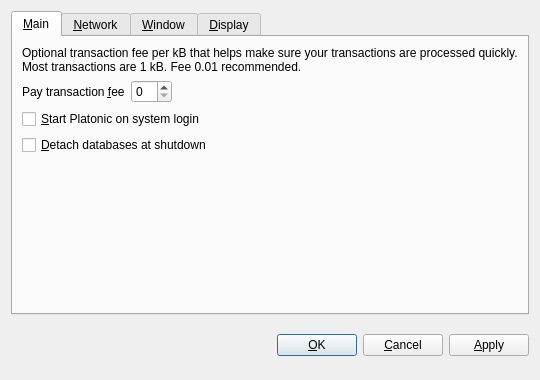
<?xml version="1.0" encoding="UTF-8"?>
<ui version="4.0">
 <class>OptionsDialog</class>
 <widget class="QDialog" name="OptionsDialog">
  <property name="geometry">
   <rect>
    <x>0</x>
    <y>0</y>
    <width>540</width>
    <height>380</height>
   </rect>
  </property>
  <property name="windowTitle">
   <string>Options</string>
  </property>
  <property name="modal">
   <bool>true</bool>
  </property>
  <layout class="QVBoxLayout" name="verticalLayout">
   <item>
    <widget class="QTabWidget" name="tabWidget">
     <property name="tabPosition">
      <enum>QTabWidget::North</enum>
     </property>
     <property name="currentIndex">
      <number>0</number>
     </property>
     <widget class="QWidget" name="tabMain">
      <attribute name="title">
       <string>&amp;Main</string>
      </attribute>
      <layout class="QVBoxLayout" name="verticalLayout_Main">
       <item>
        <widget class="QLabel" name="transactionFeeInfoLabel">
         <property name="text">
          <string>Optional transaction fee per kB that helps make sure your transactions are processed quickly. Most transactions are 1 kB. Fee 0.01 recommended.</string>
         </property>
         <property name="textFormat">
          <enum>Qt::PlainText</enum>
         </property>
         <property name="wordWrap">
          <bool>true</bool>
         </property>
        </widget>
       </item>
       <item>
        <layout class="QHBoxLayout" name="horizontalLayout_Main">
         <item>
          <widget class="QLabel" name="transactionFeeLabel">
           <property name="text">
            <string>Pay transaction &amp;fee</string>
           </property>
           <property name="textFormat">
            <enum>Qt::PlainText</enum>
           </property>
           <property name="buddy">
            <cstring>transactionFee</cstring>
           </property>
          </widget>
         </item>
         <item>
          <widget class="BitcoinAmountField" name="transactionFee"/>
         </item>
         <item>
          <spacer name="horizontalSpacer_Main">
           <property name="orientation">
            <enum>Qt::Horizontal</enum>
           </property>
           <property name="sizeHint" stdset="0">
            <size>
             <width>40</width>
             <height>20</height>
            </size>
           </property>
          </spacer>
         </item>
        </layout>
       </item>
       <item>
        <widget class="QCheckBox" name="bitcoinAtStartup">
         <property name="toolTip">
          <string>Automatically start Platonic after logging in to the system.</string>
         </property>
         <property name="text">
          <string>&amp;Start Platonic on system login</string>
         </property>
        </widget>
       </item>
       <item>
        <widget class="QCheckBox" name="detachDatabases">
         <property name="toolTip">
          <string>Detach block and address databases at shutdown. This means they can be moved to another data directory, but it slows down shutdown. The wallet is always detached.</string>
         </property>
         <property name="text">
          <string>&amp;Detach databases at shutdown</string>
         </property>
        </widget>
       </item>
       <item>
        <spacer name="verticalSpacer_Main">
         <property name="orientation">
          <enum>Qt::Vertical</enum>
         </property>
         <property name="sizeHint" stdset="0">
          <size>
           <width>20</width>
           <height>40</height>
          </size>
         </property>
        </spacer>
       </item>
      </layout>
     </widget>
     <widget class="QWidget" name="tabNetwork">
      <attribute name="title">
       <string>&amp;Network</string>
      </attribute>
      <layout class="QVBoxLayout" name="verticalLayout_Network">
       <item>
        <widget class="QCheckBox" name="mapPortUpnp">
         <property name="toolTip">
          <string>Automatically open the Platonic client port on the router. This only works when your router supports UPnP and it is enabled.</string>
         </property>
         <property name="text">
          <string>Map port using &amp;UPnP</string>
         </property>
        </widget>
       </item>
       <item>
        <widget class="QCheckBox" name="connectSocks">
         <property name="toolTip">
          <string>Connect to the Platonic network through a SOCKS proxy (e.g. when connecting through Tor).</string>
         </property>
         <property name="text">
          <string>&amp;Connect through SOCKS proxy:</string>
         </property>
        </widget>
       </item>
       <item>
        <layout class="QHBoxLayout" name="horizontalLayout_Network">
         <item>
          <widget class="QLabel" name="proxyIpLabel">
           <property name="text">
            <string>Proxy &amp;IP:</string>
           </property>
           <property name="textFormat">
            <enum>Qt::PlainText</enum>
           </property>
           <property name="buddy">
            <cstring>proxyIp</cstring>
           </property>
          </widget>
         </item>
         <item>
          <widget class="QValidatedLineEdit" name="proxyIp">
           <property name="maximumSize">
            <size>
             <width>140</width>
             <height>16777215</height>
            </size>
           </property>
           <property name="toolTip">
            <string>IP address of the proxy (e.g. 127.0.0.1)</string>
           </property>
          </widget>
         </item>
         <item>
          <widget class="QLabel" name="proxyPortLabel">
           <property name="text">
            <string>&amp;Port:</string>
           </property>
           <property name="textFormat">
            <enum>Qt::PlainText</enum>
           </property>
           <property name="buddy">
            <cstring>proxyPort</cstring>
           </property>
          </widget>
         </item>
         <item>
          <widget class="QLineEdit" name="proxyPort">
           <property name="maximumSize">
            <size>
             <width>55</width>
             <height>16777215</height>
            </size>
           </property>
           <property name="toolTip">
            <string>Port of the proxy (e.g. 9050)</string>
           </property>
          </widget>
         </item>
         <item>
          <widget class="QLabel" name="socksVersionLabel">
           <property name="text">
            <string>SOCKS &amp;Version:</string>
           </property>
           <property name="textFormat">
            <enum>Qt::PlainText</enum>
           </property>
           <property name="buddy">
            <cstring>socksVersion</cstring>
           </property>
          </widget>
         </item>
         <item>
          <widget class="QValueComboBox" name="socksVersion">
           <property name="toolTip">
            <string>SOCKS version of the proxy (e.g. 5)</string>
           </property>
          </widget>
         </item>
         <item>
          <spacer name="horizontalSpacer_Network">
           <property name="orientation">
            <enum>Qt::Horizontal</enum>
           </property>
           <property name="sizeHint" stdset="0">
            <size>
             <width>40</width>
             <height>20</height>
            </size>
           </property>
          </spacer>
         </item>
        </layout>
       </item>
       <item>
        <spacer name="verticalSpacer_Network">
         <property name="orientation">
          <enum>Qt::Vertical</enum>
         </property>
         <property name="sizeHint" stdset="0">
          <size>
           <width>20</width>
           <height>40</height>
          </size>
         </property>
        </spacer>
       </item>
      </layout>
     </widget>
     <widget class="QWidget" name="tabWindow">
      <attribute name="title">
       <string>&amp;Window</string>
      </attribute>
      <layout class="QVBoxLayout" name="verticalLayout_Window">
       <item>
        <widget class="QCheckBox" name="minimizeToTray">
         <property name="toolTip">
          <string>Show only a tray icon after minimizing the window.</string>
         </property>
         <property name="text">
          <string>&amp;Minimize to the tray instead of the taskbar</string>
         </property>
        </widget>
       </item>
       <item>
        <widget class="QCheckBox" name="minimizeOnClose">
         <property name="toolTip">
          <string>Minimize instead of exit the application when the window is closed. When this option is enabled, the application will be closed only after selecting Quit in the menu.</string>
         </property>
         <property name="text">
          <string>M&amp;inimize on close</string>
         </property>
        </widget>
       </item>
       <item>
        <spacer name="verticalSpacer_Window">
         <property name="orientation">
          <enum>Qt::Vertical</enum>
         </property>
         <property name="sizeHint" stdset="0">
          <size>
           <width>20</width>
           <height>40</height>
          </size>
         </property>
        </spacer>
       </item>
      </layout>
     </widget>
     <widget class="QWidget" name="tabDisplay">
      <attribute name="title">
       <string>&amp;Display</string>
      </attribute>
      <layout class="QVBoxLayout" name="verticalLayout_Display">
       <item>
        <layout class="QHBoxLayout" name="horizontalLayout_1_Display">
         <item>
          <widget class="QLabel" name="langLabel">
           <property name="text">
            <string>User Interface &amp;language:</string>
           </property>
           <property name="textFormat">
            <enum>Qt::PlainText</enum>
           </property>
           <property name="buddy">
            <cstring>lang</cstring>
           </property>
          </widget>
         </item>
         <item>
          <widget class="QValueComboBox" name="lang">
           <property name="toolTip">
            <string>The user interface language can be set here. This setting will take effect after restarting Platonic.</string>
           </property>
          </widget>
         </item>
        </layout>
       </item>
       <item>
        <layout class="QHBoxLayout" name="horizontalLayout_2_Display">
         <item>
          <widget class="QLabel" name="unitLabel">
           <property name="text">
            <string>&amp;Unit to show amounts in:</string>
           </property>
           <property name="textFormat">
            <enum>Qt::PlainText</enum>
           </property>
           <property name="buddy">
            <cstring>unit</cstring>
           </property>
          </widget>
         </item>
         <item>
          <widget class="QValueComboBox" name="unit">
           <property name="toolTip">
            <string>Choose the default subdivision unit to show in the interface and when sending coins.</string>
           </property>
          </widget>
         </item>
        </layout>
       </item>
       <item>
        <widget class="QCheckBox" name="displayAddresses">
         <property name="toolTip">
          <string>Whether to show Platonic addresses in the transaction list or not.</string>
         </property>
         <property name="text">
          <string>&amp;Display addresses in transaction list</string>
         </property>
        </widget>
       </item>
       <item>
        <widget class="QCheckBox" name="coinControlFeatures">
         <property name="toolTip">
          <string>Whether to show coin control features or not.</string>
         </property>
         <property name="text">
          <string>Display coin &amp;control features (experts only!)</string>
         </property>
        </widget>
       </item>
       <item>
        <spacer name="verticalSpacer_Display">
         <property name="orientation">
          <enum>Qt::Vertical</enum>
         </property>
         <property name="sizeHint" stdset="0">
          <size>
           <width>20</width>
           <height>40</height>
          </size>
         </property>
        </spacer>
       </item>
      </layout>
     </widget>
    </widget>
   </item>
   <item>
    <layout class="QHBoxLayout" name="horizontalLayout_Buttons">
     <item>
      <spacer name="horizontalSpacer_1">
       <property name="orientation">
        <enum>Qt::Horizontal</enum>
       </property>
       <property name="sizeHint" stdset="0">
        <size>
         <width>40</width>
         <height>48</height>
        </size>
       </property>
      </spacer>
     </item>
     <item>
      <widget class="QLabel" name="statusLabel">
       <property name="font">
        <font>
         <weight>75</weight>
         <bold>true</bold>
        </font>
       </property>
       <property name="text">
        <string/>
       </property>
       <property name="textFormat">
        <enum>Qt::PlainText</enum>
       </property>
       <property name="wordWrap">
        <bool>true</bool>
       </property>
      </widget>
     </item>
     <item>
      <spacer name="horizontalSpacer_2">
       <property name="orientation">
        <enum>Qt::Horizontal</enum>
       </property>
       <property name="sizeHint" stdset="0">
        <size>
         <width>40</width>
         <height>48</height>
        </size>
       </property>
      </spacer>
     </item>
     <item>
      <widget class="QPushButton" name="okButton">
       <property name="text">
        <string>&amp;OK</string>
       </property>
      </widget>
     </item>
     <item>
      <widget class="QPushButton" name="cancelButton">
       <property name="text">
        <string>&amp;Cancel</string>
       </property>
       <property name="autoDefault">
        <bool>false</bool>
       </property>
      </widget>
     </item>
     <item>
      <widget class="QPushButton" name="applyButton">
       <property name="text">
        <string>&amp;Apply</string>
       </property>
       <property name="autoDefault">
        <bool>false</bool>
       </property>
      </widget>
     </item>
    </layout>
   </item>
  </layout>
 </widget>
 <customwidgets>
  <customwidget>
   <class>BitcoinAmountField</class>
   <extends>QSpinBox</extends>
   <header>bitcoinamountfield.h</header>
  </customwidget>
  <customwidget>
   <class>QValueComboBox</class>
   <extends>QComboBox</extends>
   <header>qvaluecombobox.h</header>
  </customwidget>
  <customwidget>
   <class>QValidatedLineEdit</class>
   <extends>QLineEdit</extends>
   <header>qvalidatedlineedit.h</header>
  </customwidget>
 </customwidgets>
 <resources/>
 <connections/>
</ui>
